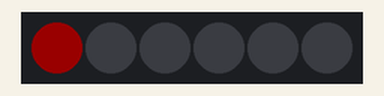
Recording of a sketch running on a simulated Arduino Uno, built with avr-gcc and run on an emulated ATmega328P. On the bench: 6 RGB LEDs in strip order, left to right. Dim RGB values are drawn brighter than linear; what the sketch prints to the serial monitor is not drawn.

Above: at 0.1 s.
At 0.6 s:
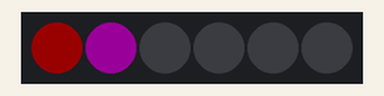
At 1.1 s:
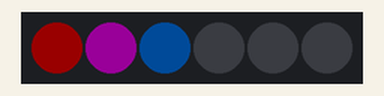
At 1.6 s:
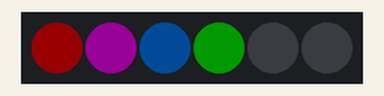
At 2.1 s:
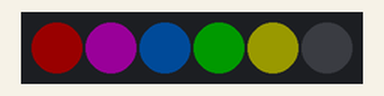
At 2.6 s:
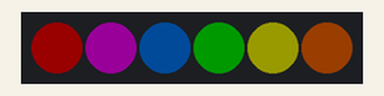
Timing chart, 0 to 40.0 s (numbered marks = the images above):
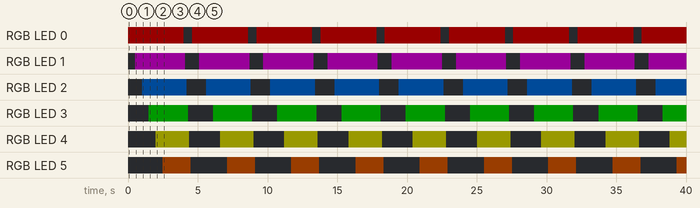

The sketch:

NeoPixelBar.ino
```cpp
//  Connect IN /Data to GPIO2 or D4 on Nodemcu / Wemos
//

#include <NeoPixelBus.h>

const uint16_t PixelCount = 6; // this example assumes 4 pixels, making it smaller will cause a failure
const uint8_t PixelPin = 2;  // make sure to set this to the correct pin, ignored for Esp8266


#define Cred     RgbColor(255, 0, 0)
#define Cpink    RgbColor(255, 0, 128)
#define Clila    RgbColor(255, 0, 255)
#define Cviolet  RgbColor(128, 0, 255)
#define Cblue    RgbColor(0, 0, 255)
#define Cmblue   RgbColor(0, 128, 255)
#define Ccyan    RgbColor(0, 255, 255)
#define Cgreen   RgbColor(0, 255, 0)
#define Cyellow  RgbColor(255, 255, 0)
#define Corange  RgbColor(255, 100, 0)
#define Cwhite   RgbColor(255, 255, 255)
#define Cblack   RgbColor(0)
RgbColor allColors[] = {Cred, Clila, Cmblue, Cgreen, Cyellow, Corange};

// Uart method is good for the Esp-01 or other pin restricted modules
// NOTE: These will ignore the PIN and use GPI02 pin
NeoPixelBus<NeoGrbFeature, NeoEsp8266Uart800KbpsMethod> strip(PixelCount, PixelPin);
//NeoPixelBus<NeoRgbFeature, NeoEsp8266Uart400KbpsMethod> strip(PixelCount, PixelPin);


void setup()
{
    Serial.begin(115200);
    while (!Serial); // wait for serial attach

    Serial.println();
    Serial.println("Initializing...");
    Serial.flush();

    // this resets all the neopixels to an off state
    strip.Begin();
    strip.Show();


    Serial.println();
    Serial.println("Running...");
}


void loop()
{

    for (int i=0; i < 6; i++) {
      RgbColor c = allColors[i];
      c = RgbColor::LinearBlend(c, Cblack, 0.9F);
      strip.SetPixelColor(i, c);
      strip.Show();
      delay(500);
    }
    delay(1000);

    Serial.println("Off ...");
    for (int i=0; i < 6; i++) {
      strip.SetPixelColor(i, Cblack);
      strip.Show();
      delay(100);
    }

//    delay(1000);


}
```

Measured:
- by itself, RGB LED 0: alternates RGB(25, 0, 0) for 4.0 s and off for 0.60 s
- by itself, RGB LED 1: alternates RGB(25, 0, 25) for 3.6 s and off for 1.0 s
- by itself, RGB LED 2: alternates RGB(0, 12, 25) for 3.2 s and off for 1.4 s
- by itself, RGB LED 3: alternates RGB(0, 25, 0) for 2.8 s and off for 1.8 s
- by itself, RGB LED 4: alternates RGB(25, 25, 0) for 2.4 s and off for 2.2 s
- by itself, RGB LED 5: alternates RGB(25, 10, 0) for 2.0 s and off for 2.6 s
- what the display in image 1 shows lasts 0.5 s, from 0.5 s to 1.0 s
